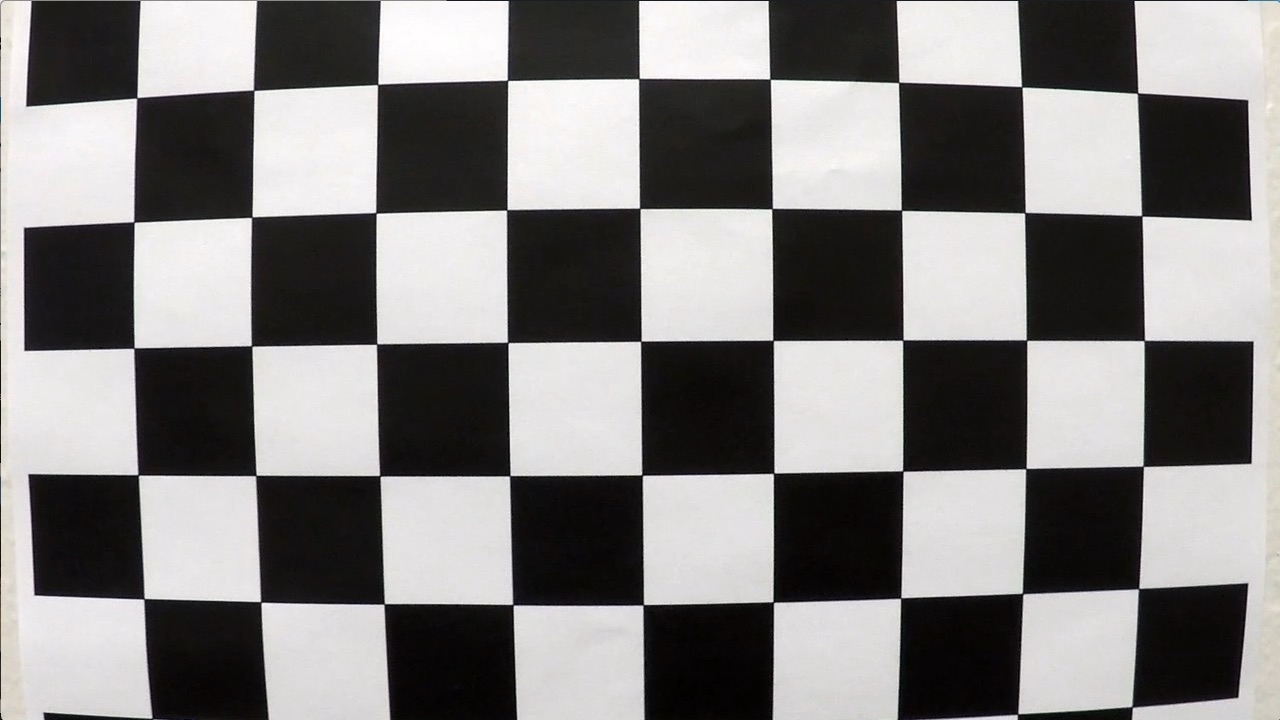
#> input picture P4-Advanced-Lane-Lines/camera_cal/calibration1.jpg, 1280 x 720 px; its folder holds 5 pictures in this run
$ jupyter execute --allow-errors camera_calibration.ipynb   (shell and % lines are left out)   (Python 2 division)
#> lines starting #> are read from the running program, lines starting #| are printed output that depends on the picture
#> further down, image is the input picture: shape (720, 1280, 3); mean R, G, B 130.1, 128.4, 127.8
#> `ret, corners = cv2.findChessboardCorners(gray, (nx,ny), None)`: ret = False; corners = None
[cell 1]
### Import
import numpy as np
import cv2
import glob
import matplotlib.pyplot as plt
import matplotlib.image as mpimg
import pickle

[cell 2]
### Chessboard Corners

# Prepare object points
nx = 9
ny = 6
objp = np.zeros((nx*ny,3), np.float32)
objp[:,:2] = np.mgrid[0:nx, 0:ny].T.reshape(-1,2)

# Object points and Image points from all the images.
objpoints = [] # 3d points in real world space
imgpoints = [] # 2d points in image plane.

# List of calibration images
images = glob.glob('camera_cal/calibration*.jpg')
chessboard_corners = []


#> (the rest of this cell did not finish here and is left out)

[cell 3]
# Create subplots in figure
fig = plt.figure(figsize=(20, 8))
for r in range(1,len(chessboard_corners)+1):
    fig.add_subplot(4,5,r)
    plt.imshow(chessboard_corners[r-1])
    plt.axis('off')
#> this loop made 1 pass
plt.show()

[cell 4]
### Camera Calibration
img = mpimg.imread('camera_cal/calibration1.jpg')
img_size = (img.shape[1], img.shape[0])
#> img_size = (1280, 720)

# Calibrate Camera
ret, mtx, dist, rvecs, tvecs = cv2.calibrateCamera(objpoints, imgpoints, img_size, None, None)
#> ret = 0.68; mtx = [[1143.7, 0, 681.7], [0, 1109.2, 367.7], [0, 0, 1]]; dist = [[-0.515, 2.99, -0.00876, 0.00937, 1.41]]; rvecs = ([0.451, -0.252, 0.0361],); tvecs = ([-2.31, -0.422, 19.12],)

# Undistort Test Image
f, (ax1, ax2) = plt.subplots(1, 2, figsize=(20,10))
undist_image = cv2.undistort(img, mtx, dist, None, mtx)
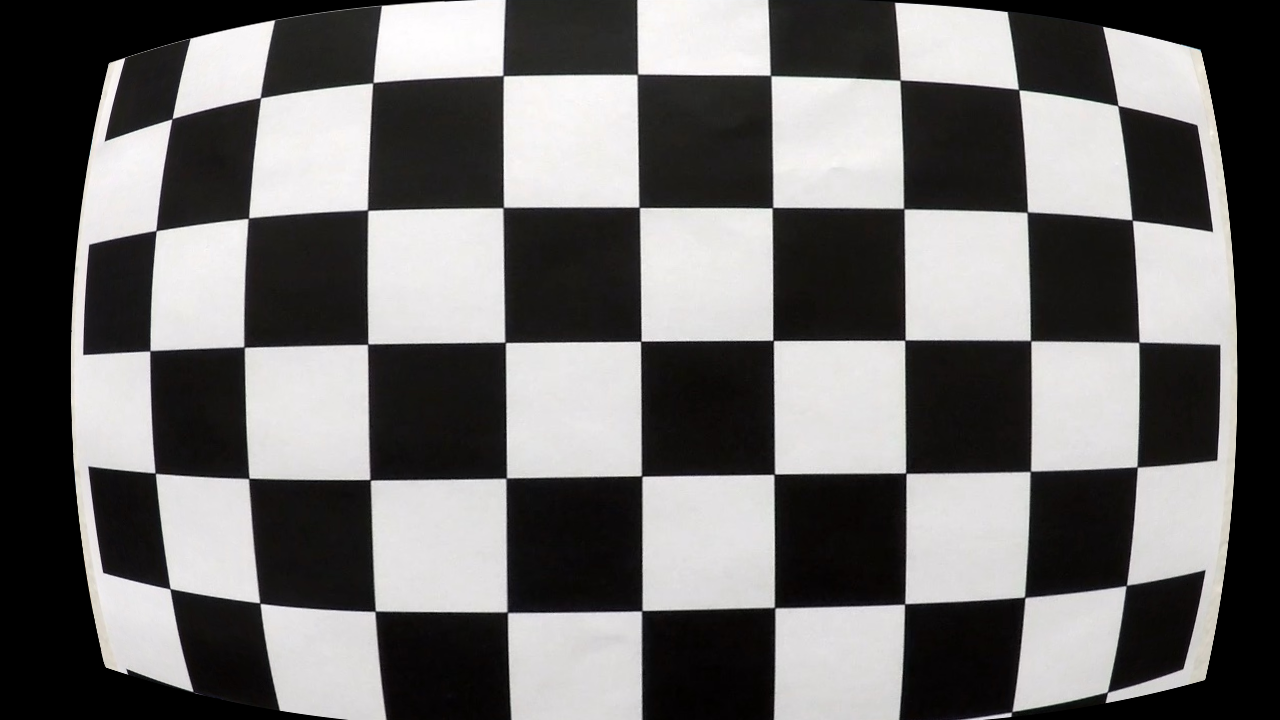
#> undist_image: shape (720, 1280, 3); mean R, G, B 110.5, 109.1, 108.6
ax1.imshow(img)
ax2.imshow(undist_image)
ax1.set_title('Original Image', fontsize=30)
ax2.set_title('Undistorted Image', fontsize=30)
plt.show();
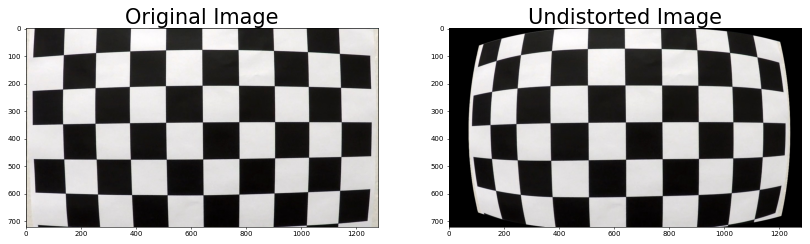
#> figure drawn by matplotlib, 2 panels
